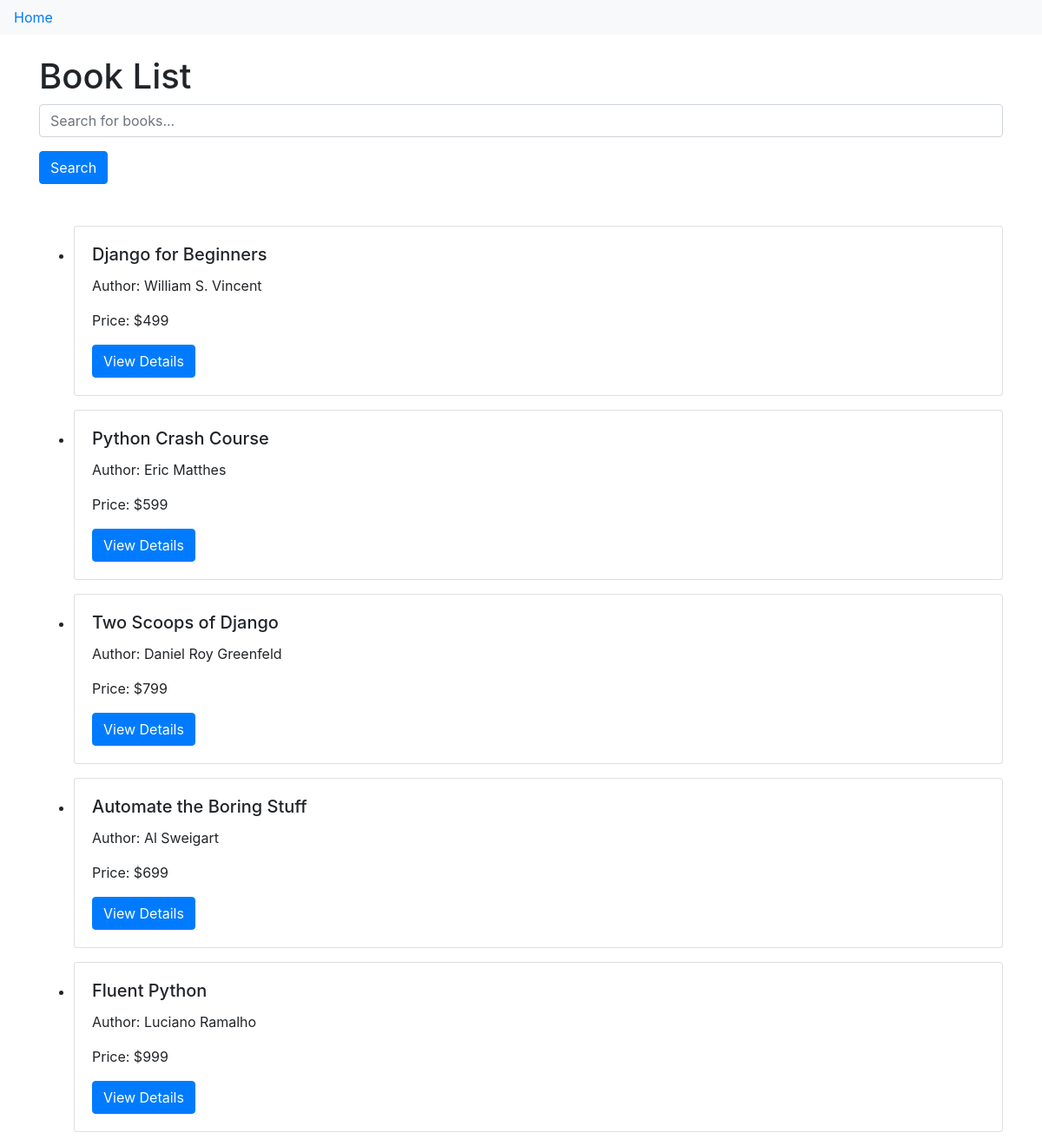
The page / on the database its author committed.
### inventory/models.py (models this page shows, shortened)
class Book(models.Model):
    title = models.CharField(max_length=200)
    author = models.CharField(max_length=100)
    price = models.IntegerField()
    published_date = models.DateField()

### inventory/views.py (the view)
# urls.py: path('', views.book_list, name='book_list'),
def book_list(request):
    query = request.GET.get('query')
    if query:
        books = Book.objects.filter(title__icontains=query) | Book.objects.filter(author__icontains=query)
    else:
        books = Book.objects.all()
    return render(request, 'inventory/book_list.html', {'books': books, 'query': query})

### inventory/templates/inventory/book_list.html (shortened to what this page needs)
{% extends 'inventory/base.html' %}
{% block content %}
    <h1>Book List</h1>
    <form method="get">
        <input type="text" name="query" placeholder="Search for books..." value="{{ query|default:'' }}" class="form-control mb-3">
        <button type="submit" class="btn btn-primary">Search</button>
    </form>
    <br>
    <br>
    <ul>
        {% if books %}
            {% for book in books %}
                <li class=>
                    {% include 'inventory/_book_card.html'%}
                </li>
            {% endfor %}
        {% else %}
            <li>No books found.</li>
        {% endif %}
    </ul>
{% endblock %}

### inventory/templates/inventory/base.html (shortened to what this page needs)
<!DOCTYPE html>
<html lang="en">
<head>
    <link rel="stylesheet" href="https://stackpath.bootstrapcdn.com/bootstrap/4.5.2/css/bootstrap.min.css">
</head>
<body>
    {% include "inventory/header.html" %}
    <div class="container">
        {% block content %}{% endblock %}
    </div>
</body>
</html>

### inventory/templates/inventory/header.html
<nav class="navbar navbar-expand-lg navbar-light bg-light mb-4">
    <a href="{% url 'book_list' %}">Home</a>
</nav>

### inventory/templates/inventory/_book_card.html
<div class="card mb-3">
    <div class="card-body">
        <h5 class="card-title">{{ book.title }}</h5>
        <p class="card-text">Author: {{ book.author }}</p>
        <p class="card-text">Price: ${{ book.price }}</p>
        <a href="{% url 'book_details' book.id %}" class="btn btn-primary">View Details</a>
    </div>
</div>

### rows shown on the page
Book: title "Django for Beginners", author "William S. Vincent", price "499"
Book: title "Python Crash Course", author "Eric Matthes", price "599"
Book: title "Two Scoops of Django", author "Daniel Roy Greenfeld", price "799"
Book: title "Automate the Boring Stuff", author "Al Sweigart", price "699"
Book: title "Fluent Python", author "Luciano Ramalho", price "999"
